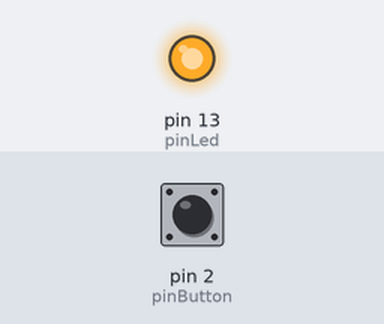
Bench run of a sketch on a simulated Arduino Uno, built with avr-gcc and run on an emulated ATmega328P. Shown: output pins drawn as LEDs (lit = HIGH). The test bench sets the inputs (shaded band); at power-on: pin 2 (pinButton) HIGH. Random numbers use the default seed unless the sketch sets one; what the sketch prints to the serial monitor is not drawn.

Above: at 5.6 s.
5.7 s: pin 2 (pinButton) pulled LOW for 0.15 s
At 7.0 s:
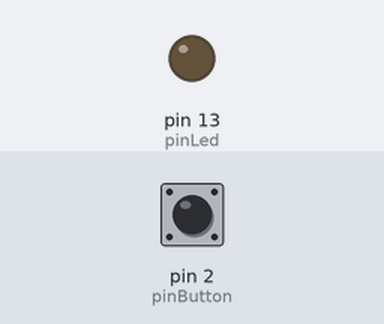
7.3 s: pin 2 (pinButton) pulled LOW for 1 s
11.3 s: pin 2 (pinButton) driven LOW
12.8 s: pin 2 (pinButton) driven HIGH
At 15.9 s:
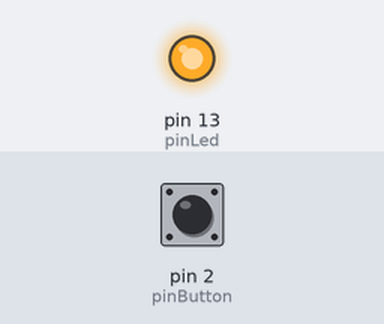
Timing chart, 0 to 16.8 s (numbered marks = the images above; inputs shaded):
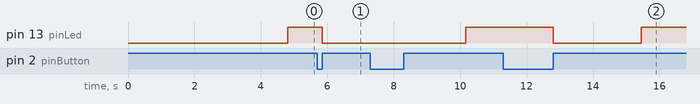

Measured:
- after the input at 5.7 s, pin 13 (pinLed): HIGH → LOW after 0.15 s
- after the input at 11.3 s, every drawn part: stays the same
- after the input at 12.8 s, pin 13 (pinLed): HIGH → LOW at once, → HIGH 2.7 s later

The sketch:

ReactionTimeTester.ino
```cpp
// (licence header left out)
// #define KTRL // Leave this commented out, used for my KTRL gamepad only

enum TestState {
  WaitLed,
  WaitPress,
  PrintResults,
  WaitRelease
};

volatile unsigned long startMicros;
volatile unsigned long duration;
volatile unsigned long ISRCounter = 0;
volatile TestState state = WaitLed;

int pinLed = LED_BUILTIN;  // Use the built in LED or connect an external LED via a resistor to a pin.
int pinButton = 2;         // Connect a button to this pin and GND. Needs to be an interrupt pin.

unsigned long timeLed = 0; // Time to turn on LED (will be randomized)

void setup() {

  pinMode(pinButton,INPUT_PULLUP);
  #ifdef KTRL
    DDRB |= B10000000;
  #else
    pinMode(pinLed,OUTPUT);
  #endif

  // External interrupt
  attachInterrupt(digitalPinToInterrupt(pinButton), timePress, FALLING);

  // Waits for serial monitor before starting
  while (!Serial);
  Serial.begin(115200);
  Serial.println("Starting Reaction Test!");
  Serial.println("Get ready!");

  timeLed = millis() + 3000 + random(3000);
}


void loop()
{
  switch(state)
  {
    case WaitLed:
      if(millis() >= timeLed)
      {
        if(digitalRead(pinButton) == HIGH)
        {
          #ifdef KTRL
            PORTB |= B10000000;
          #else
            digitalWrite(pinLed, HIGH);
          #endif
          startMicros = micros();
          state = WaitPress;
        }
        else
        {
          timeLed = millis() + 1000 + random(3000);
        }
      }
      break;

    case WaitPress:
      // Do nothing, interrupt will handle it
      break;

    case PrintResults:
      printResults();
      state = WaitRelease;
      break;

    case WaitRelease:
      if(digitalRead(pinButton) == HIGH)
      {
         #ifdef KTRL
           PORTB &= ~B10000000;
         #else
           digitalWrite(pinLed, LOW);
         #endif
         timeLed = millis() + 1000 + random(3000);
         state = WaitLed;
      }
      break;
  }
}


// Interrupt function, just timestamps and prints :)
void timePress()
{
  if(state == WaitPress)
  {
    ISRCounter += 1;
    duration = micros() - startMicros;
    state = PrintResults;
  }
}

// Clears screen between stats outputs
void clearScreen()
{
  Serial.write(27);
  Serial.print("[2J");
  Serial.write(27);
  Serial.print("[H");
}

// Print the results
void printResults()
{
  clearScreen();

  Serial.print("Samples: ");
  Serial.println(ISRCounter);

  Serial.print("Average: ");
  Serial.print(getAverage(duration)/1000,4);
  Serial.println(" ms");

  Serial.print("Max:     ");
  Serial.print(getMax(duration)/1000,3);
  Serial.println(" ms");

  Serial.print("Min:     ");
  Serial.print(getMin(duration)/1000,3);
  Serial.println(" ms");

  Serial.print("Std Dev: ");
  Serial.print(getStdDev(duration)/1000,3);
  Serial.println(" ms");
}

// Functions to calculate Average, Min, Max, and Std Dev
float getAverage(unsigned long int newNum)
{
  static unsigned long int numSamples = 1;
  static float curAvg;

  curAvg = curAvg + (newNum - curAvg) / numSamples;
  numSamples++;

  return curAvg;
}

float getMax(unsigned long int newNum)
{
  static unsigned long int maxVal = 0;

  if(newNum > maxVal){
    maxVal = newNum;
  }

  return maxVal;
}

float getMin(unsigned long int newNum)
{
  static unsigned long int minVal = 4294967295;

  if(newNum < minVal){
    minVal = newNum;
  }

  return minVal;
}

float getStdDev(unsigned long int newNum)
{
  static float M = 0.0;
  static float S = 0.0;
  static unsigned long int i = 1;

  float tmpM = M;
  M += (newNum - tmpM) / i;
  S += (newNum - tmpM) * (newNum - M);
  i++;

  return sqrt(S/(i-2));
}
```
